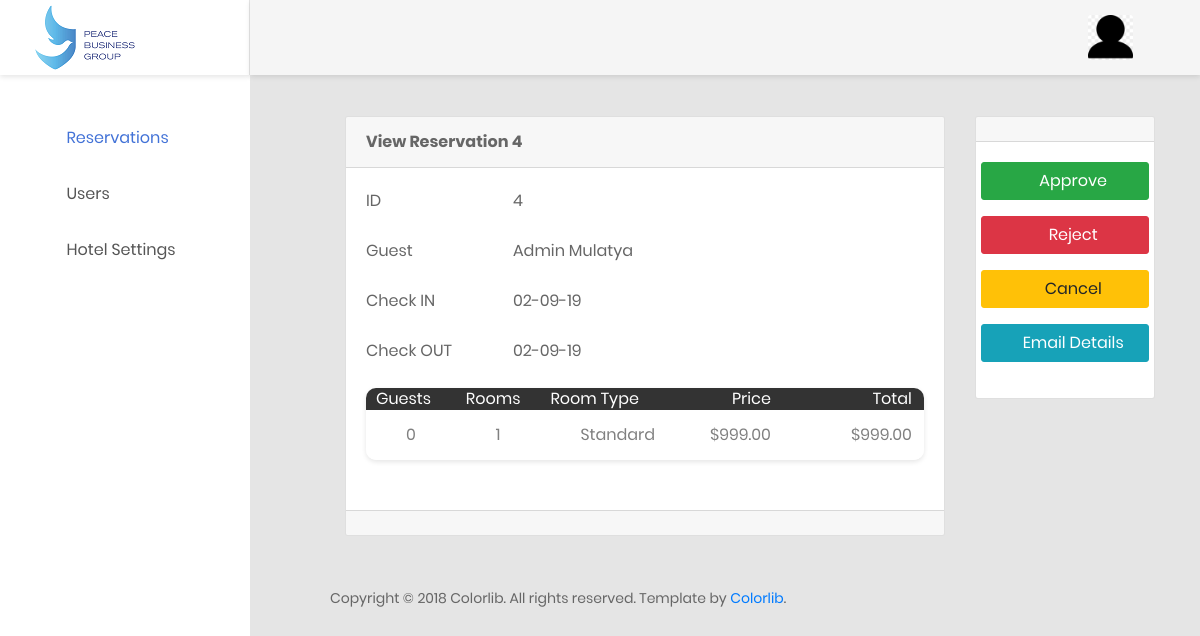
Page /reservations/admin/edit/accomodation/4/ on the earlier database version.
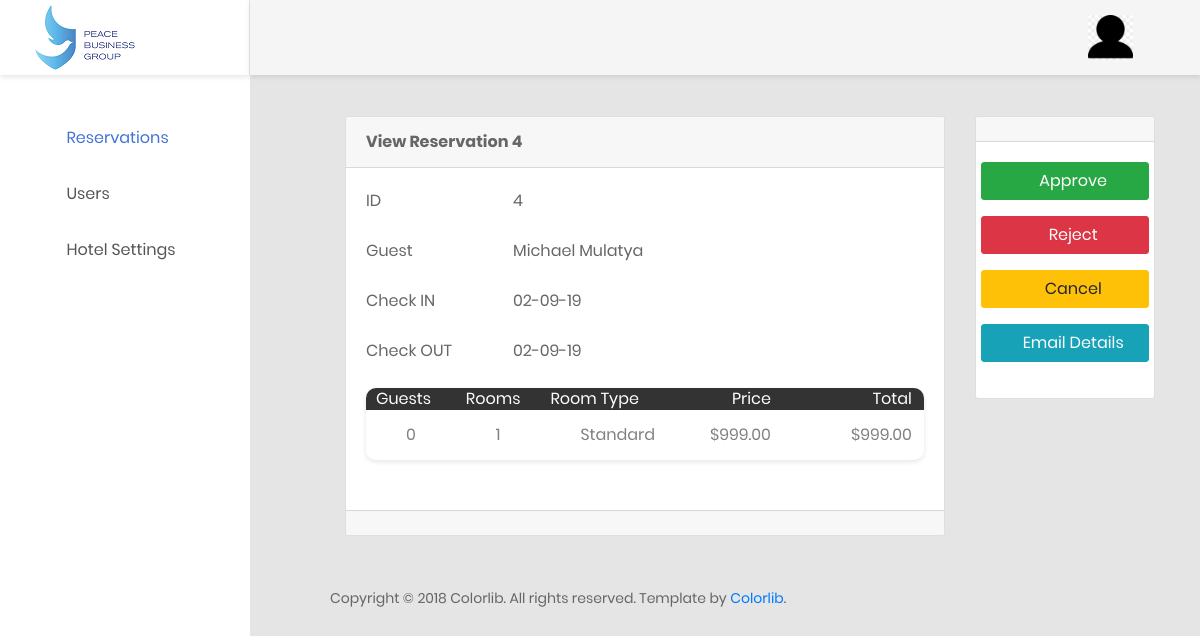
Same page on the later database version.
### reservations/models.py (models this page shows, shortened)
class Reservation(models.Model):
	status_options=[('R','Requested'),('A','Accepted'),('D','Denied')]
	status = models.CharField(choices=status_options,max_length=1)
	start_date = models.DateField()
	end_date = models.DateField()
	number_of_guests = models.SmallIntegerField()
	comments = models.TextField()
	created_at = models.DateTimeField(auto_now_add=True)
	class Meta:
		abstract = True

class AccomodationReservation(Reservation):
	made_by = models.ForeignKey(Pbguser,related_name='room_made_by',on_delete=models.PROTECT)
	guest_id = models.ForeignKey(Pbguser,related_name='room_guest_id',on_delete=models.PROTECT)

class Pbguser(models.Model):
	user = models.OneToOneField(
		User,
		default=None,
		null=True,
		on_delete=models.CASCADE)
	gender_choices = [('M','Male'),('F','Female')]
	gender = models.CharField(
		choices=gender_choices,
		max_length=1,
		default=None,
		null=True
		)
	phone_number = models.CharField(max_length=50,
		null=True)

### reservations/views.py (the view)
# urls.py: path('admin/edit/<slug:category>/<int:res_id>/',views.editreservation,name='edit_reservation'),
def editreservation(request,category,res_id):
	if(category=='accomodation'):
		reservation = AccomodationReservation.objects.select_related().get(pk=res_id)
		rooms = ReservedAccomodation.objects.filter(reservation_id=res_id)
		return render(request,'reservations/admin/accom_reservation.html',{'res':reservation,'rooms':rooms})
	elif(category=='transportation'):
		reservation =get_object_or_404( TransportReservation,pk=res_id)
		duration = reservation.start_date - reservation.end_date
		return render(request,'reservations/admin/trans_reservation.html',{'res':reservation,'duration':duration})
	elif(category=='security'):
		reservation = get_object_or_404(SecurityReservation,pk=res_id)
		duration = reservation.start_date - reservation.end_date
		return render(request,'reservations/admin/sec_reservation.html',{'res':reservation,'duration':duration})
	elif(category=='conference'):
		reservation = get_object_or_404(ConferenceReservation,pk=res_id)
		duration = reservation.start_date - reservation.end_date
		return render(request,'reservations/admin/conf_reservation.html',{'res':reservation,'duration':duration})
	else:
		return render(request,'reservations/admin/dashboard.html')

### reservations/models.py (called while the page is built)
	def __str__(self):
		return self.name

### reservations/templates/reservations/admin/accom_reservation.html (shortened to what the changed rows need)
{% extends "reservations/admin/base.html" %}
{% block maincontent %}
    <div class="row">
        <div class="col-lg-9">
            <div class="card">
                <div class="card-header">
                    <strong>View Reservation {{ res.id }}</strong>
                </div>
                <div class="card-body card-block">
                    <form action="" method="post" enctype="multipart/form-data" class="form-horizontal">
                        <div class="row form-group">
                            <div class="col-12 col-md-9">
                                <p class="form-control-static">{{ res.id }}</p>
                            </div>
                        </div>
                        <div class="row form-group">
                            <div class="col-12 col-md-9">
                                <p class="form-control-static">{{ res.guest_id.user.get_full_name }}</p>
                            </div>
                        </div>
                        <div class="row form-group">
                            <div class="col-12 col-md-9">
                                <p class="form-control-static">{{ res.start_date|date:"d-m-y" }}</p>
                            </div>
                        </div>
                         <div class="row form-group">
                            <div class="col-12 col-md-9">
                                <p class="form-control-static">{{ res.end_date|date:"d-m-y" }}</p>
                            </div>
                        </div>
                    </form>
                    <div class="table-responsive table--no-card m-b-30">
                        <table class="table table-borderless table-striped table-earning">
                            <thead>
                                <tr>
                                    <th>guests</th>
                                    <th>rooms</th>
                                    <th>room type</th>
                                    <th class="text-right">price</th>
                                    <th class="text-right">total</th>
                                </tr>
                            </thead>
                            <tbody>
                               {% for room in rooms %}
                                <tr>
                                    <td>{{ res.number_of_guests }}</td>
                                    <td>{{ room.number_of_rooms }}</td>
                                    <td>{{ room.accomodation_type_id }}</td>
                                    <td class="text-right">$999.00</td>
                                    <td class="text-right">$999.00</td>
                                </tr>
                                {% endfor %}
                            </tbody>
                        </table>
                    </div>
                </div>
            </div>
        </div>
{% endblock %}

Differences in the rows shown:
changed through a linked row, AccomodationReservation id 4: guest_id.user.get_full_name "Admin Mulatya" → "Michael Mulatya"
